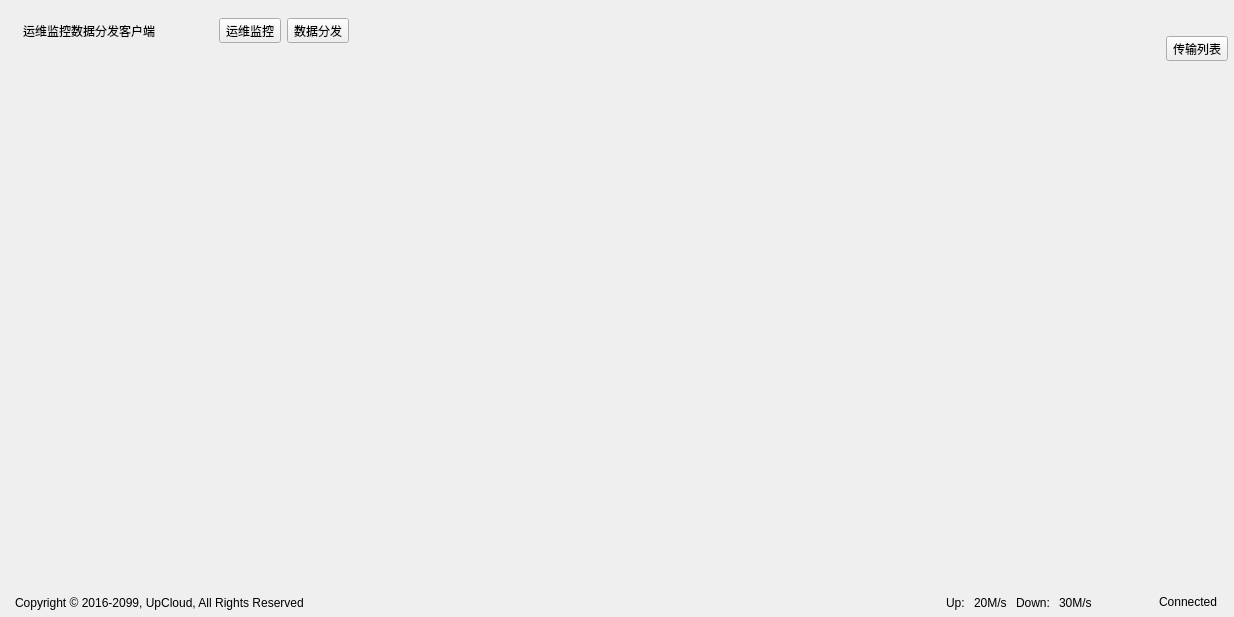
<?xml version="1.0" encoding="UTF-8"?>
<ui version="4.0">
 <class>RemoteUIFrameWork</class>
 <widget class="QDialog" name="RemoteUIFrameWork">
  <property name="geometry">
   <rect>
    <x>0</x>
    <y>0</y>
    <width>1234</width>
    <height>617</height>
   </rect>
  </property>
  <property name="windowTitle">
   <string>运维监控数据分发客户端</string>
  </property>
  <layout class="QVBoxLayout" name="verticalLayout_2">
   <property name="spacing">
    <number>1</number>
   </property>
   <property name="leftMargin">
    <number>1</number>
   </property>
   <property name="topMargin">
    <number>1</number>
   </property>
   <property name="rightMargin">
    <number>1</number>
   </property>
   <property name="bottomMargin">
    <number>1</number>
   </property>
   <item>
    <widget class="QWidget" name="w_header" native="true">
     <property name="sizePolicy">
      <sizepolicy hsizetype="Preferred" vsizetype="Maximum">
       <horstretch>0</horstretch>
       <verstretch>0</verstretch>
      </sizepolicy>
     </property>
     <property name="styleSheet">
      <string notr="true"/>
     </property>
     <layout class="QHBoxLayout" name="horizontalLayout_5">
      <property name="leftMargin">
       <number>0</number>
      </property>
      <property name="topMargin">
       <number>0</number>
      </property>
      <property name="rightMargin">
       <number>0</number>
      </property>
      <property name="bottomMargin">
       <number>0</number>
      </property>
      <item>
       <layout class="QHBoxLayout" name="horizontalLayout_4">
        <item>
         <widget class="QWidget" name="w_logo" native="true">
          <property name="sizePolicy">
           <sizepolicy hsizetype="Fixed" vsizetype="Preferred">
            <horstretch>0</horstretch>
            <verstretch>0</verstretch>
           </sizepolicy>
          </property>
          <layout class="QHBoxLayout" name="horizontalLayout">
           <item>
            <widget class="QLabel" name="label_logo">
             <property name="sizePolicy">
              <sizepolicy hsizetype="Maximum" vsizetype="Maximum">
               <horstretch>0</horstretch>
               <verstretch>0</verstretch>
              </sizepolicy>
             </property>
             <property name="text">
              <string/>
             </property>
             <property name="pixmap">
              <pixmap resource="common/core.qrc">:/core/imgs/imgs/logo_64</pixmap>
             </property>
            </widget>
           </item>
           <item>
            <widget class="QLabel" name="label_title">
             <property name="text">
              <string>运维监控数据分发客户端</string>
             </property>
            </widget>
           </item>
           <item>
            <spacer name="horizontalSpacer">
             <property name="orientation">
              <enum>Qt::Horizontal</enum>
             </property>
             <property name="sizeHint" stdset="0">
              <size>
               <width>40</width>
               <height>20</height>
              </size>
             </property>
            </spacer>
           </item>
          </layout>
         </widget>
        </item>
        <item>
         <widget class="QWidget" name="w_module" native="true">
          <layout class="QHBoxLayout" name="horizontalLayout_2">
           <item>
            <widget class="ToolButton" name="clb_ddmi">
             <property name="text">
              <string>运维监控</string>
             </property>
             <property name="autoRepeat">
              <bool>false</bool>
             </property>
             <property name="autoExclusive">
              <bool>false</bool>
             </property>
            </widget>
           </item>
           <item>
            <widget class="ToolButton" name="clb_ommi">
             <property name="text">
              <string>数据分发</string>
             </property>
            </widget>
           </item>
          </layout>
         </widget>
        </item>
        <item>
         <spacer name="horizontalSpacer_2">
          <property name="orientation">
           <enum>Qt::Horizontal</enum>
          </property>
          <property name="sizeHint" stdset="0">
           <size>
            <width>40</width>
            <height>20</height>
           </size>
          </property>
         </spacer>
        </item>
        <item>
         <widget class="QWidget" name="w_window" native="true">
          <property name="sizePolicy">
           <sizepolicy hsizetype="Maximum" vsizetype="Preferred">
            <horstretch>0</horstretch>
            <verstretch>0</verstretch>
           </sizepolicy>
          </property>
          <property name="maximumSize">
           <size>
            <width>160</width>
            <height>16777215</height>
           </size>
          </property>
          <layout class="QVBoxLayout" name="verticalLayout" stretch="0,0,0">
           <property name="spacing">
            <number>0</number>
           </property>
           <property name="leftMargin">
            <number>0</number>
           </property>
           <property name="topMargin">
            <number>0</number>
           </property>
           <property name="rightMargin">
            <number>0</number>
           </property>
           <property name="bottomMargin">
            <number>0</number>
           </property>
           <item>
            <widget class="QWidget" name="w_opera" native="true">
             <property name="sizePolicy">
              <sizepolicy hsizetype="Expanding" vsizetype="Fixed">
               <horstretch>0</horstretch>
               <verstretch>0</verstretch>
              </sizepolicy>
             </property>
             <property name="minimumSize">
              <size>
               <width>0</width>
               <height>25</height>
              </size>
             </property>
             <layout class="QHBoxLayout" name="horizontalLayout_3">
              <property name="spacing">
               <number>0</number>
              </property>
              <property name="topMargin">
               <number>0</number>
              </property>
              <property name="rightMargin">
               <number>0</number>
              </property>
              <property name="bottomMargin">
               <number>3</number>
              </property>
              <item>
               <spacer name="horizontalSpacer_5">
                <property name="orientation">
                 <enum>Qt::Horizontal</enum>
                </property>
                <property name="sizeHint" stdset="0">
                 <size>
                  <width>40</width>
                  <height>20</height>
                 </size>
                </property>
               </spacer>
              </item>
              <item>
               <widget class="QPushButton" name="btn_menu_set">
                <property name="sizePolicy">
                 <sizepolicy hsizetype="Minimum" vsizetype="Expanding">
                  <horstretch>0</horstretch>
                  <verstretch>0</verstretch>
                 </sizepolicy>
                </property>
                <property name="minimumSize">
                 <size>
                  <width>31</width>
                  <height>0</height>
                 </size>
                </property>
                <property name="cursor">
                 <cursorShape>ArrowCursor</cursorShape>
                </property>
                <property name="focusPolicy">
                 <enum>Qt::NoFocus</enum>
                </property>
                <property name="toolTip">
                 <string>Setting</string>
                </property>
                <property name="text">
                 <string/>
                </property>
                <property name="icon">
                 <iconset resource="common/core.qrc">
                  <normaloff>:/core/imgs/imgs/window_set</normaloff>:/core/imgs/imgs/window_set</iconset>
                </property>
                <property name="flat">
                 <bool>true</bool>
                </property>
               </widget>
              </item>
              <item>
               <widget class="QPushButton" name="btn_menu_min">
                <property name="sizePolicy">
                 <sizepolicy hsizetype="Minimum" vsizetype="Expanding">
                  <horstretch>0</horstretch>
                  <verstretch>0</verstretch>
                 </sizepolicy>
                </property>
                <property name="minimumSize">
                 <size>
                  <width>31</width>
                  <height>0</height>
                 </size>
                </property>
                <property name="cursor">
                 <cursorShape>ArrowCursor</cursorShape>
                </property>
                <property name="focusPolicy">
                 <enum>Qt::NoFocus</enum>
                </property>
                <property name="toolTip">
                 <string>Minimize</string>
                </property>
                <property name="text">
                 <string/>
                </property>
                <property name="icon">
                 <iconset resource="common/core.qrc">
                  <normaloff>:/core/imgs/imgs/window_min</normaloff>:/core/imgs/imgs/window_min</iconset>
                </property>
                <property name="flat">
                 <bool>true</bool>
                </property>
               </widget>
              </item>
              <item>
               <widget class="QPushButton" name="btn_menu_max">
                <property name="sizePolicy">
                 <sizepolicy hsizetype="Minimum" vsizetype="Expanding">
                  <horstretch>0</horstretch>
                  <verstretch>0</verstretch>
                 </sizepolicy>
                </property>
                <property name="minimumSize">
                 <size>
                  <width>31</width>
                  <height>0</height>
                 </size>
                </property>
                <property name="cursor">
                 <cursorShape>ArrowCursor</cursorShape>
                </property>
                <property name="focusPolicy">
                 <enum>Qt::NoFocus</enum>
                </property>
                <property name="toolTip">
                 <string>Maximize</string>
                </property>
                <property name="text">
                 <string/>
                </property>
                <property name="icon">
                 <iconset resource="common/core.qrc">
                  <normaloff>:/core/imgs/imgs/window_max</normaloff>:/core/imgs/imgs/window_max</iconset>
                </property>
                <property name="flat">
                 <bool>true</bool>
                </property>
               </widget>
              </item>
              <item>
               <widget class="QPushButton" name="btn_menu_close">
                <property name="sizePolicy">
                 <sizepolicy hsizetype="Minimum" vsizetype="Expanding">
                  <horstretch>0</horstretch>
                  <verstretch>0</verstretch>
                 </sizepolicy>
                </property>
                <property name="minimumSize">
                 <size>
                  <width>31</width>
                  <height>0</height>
                 </size>
                </property>
                <property name="cursor">
                 <cursorShape>ArrowCursor</cursorShape>
                </property>
                <property name="focusPolicy">
                 <enum>Qt::NoFocus</enum>
                </property>
                <property name="toolTip">
                 <string>Close</string>
                </property>
                <property name="text">
                 <string/>
                </property>
                <property name="icon">
                 <iconset resource="common/core.qrc">
                  <normaloff>:/core/imgs/imgs/window_close</normaloff>:/core/imgs/imgs/window_close</iconset>
                </property>
                <property name="flat">
                 <bool>true</bool>
                </property>
               </widget>
              </item>
             </layout>
            </widget>
           </item>
           <item>
            <spacer name="verticalSpacer">
             <property name="orientation">
              <enum>Qt::Vertical</enum>
             </property>
             <property name="sizeType">
              <enum>QSizePolicy::Preferred</enum>
             </property>
             <property name="sizeHint" stdset="0">
              <size>
               <width>20</width>
               <height>10</height>
              </size>
             </property>
            </spacer>
           </item>
           <item>
            <widget class="QWidget" name="w_transfer" native="true">
             <property name="enabled">
              <bool>true</bool>
             </property>
             <property name="sizePolicy">
              <sizepolicy hsizetype="Fixed" vsizetype="Preferred">
               <horstretch>0</horstretch>
               <verstretch>0</verstretch>
              </sizepolicy>
             </property>
             <layout class="QHBoxLayout" name="horizontalLayout_7">
              <property name="spacing">
               <number>2</number>
              </property>
              <property name="leftMargin">
               <number>0</number>
              </property>
              <property name="topMargin">
               <number>0</number>
              </property>
              <property name="rightMargin">
               <number>0</number>
              </property>
              <property name="bottomMargin">
               <number>0</number>
              </property>
              <item>
               <spacer name="horizontalSpacer_3">
                <property name="orientation">
                 <enum>Qt::Horizontal</enum>
                </property>
                <property name="sizeHint" stdset="0">
                 <size>
                  <width>160</width>
                  <height>20</height>
                 </size>
                </property>
               </spacer>
              </item>
              <item>
               <widget class="QToolButton" name="tb_transfer">
                <property name="text">
                 <string>传输列表</string>
                </property>
                <property name="icon">
                 <iconset resource="common/core.qrc">
                  <normaloff>:/core/imgs/imgs/transfer</normaloff>:/core/imgs/imgs/transfer</iconset>
                </property>
                <property name="toolButtonStyle">
                 <enum>Qt::ToolButtonTextBesideIcon</enum>
                </property>
               </widget>
              </item>
              <item>
               <spacer name="horizontalSpacer_4">
                <property name="orientation">
                 <enum>Qt::Horizontal</enum>
                </property>
                <property name="sizeType">
                 <enum>QSizePolicy::Fixed</enum>
                </property>
                <property name="sizeHint" stdset="0">
                 <size>
                  <width>5</width>
                  <height>20</height>
                 </size>
                </property>
               </spacer>
              </item>
             </layout>
            </widget>
           </item>
          </layout>
         </widget>
        </item>
       </layout>
      </item>
     </layout>
    </widget>
   </item>
   <item>
    <spacer name="verticalSpacer_4">
     <property name="orientation">
      <enum>Qt::Vertical</enum>
     </property>
     <property name="sizeType">
      <enum>QSizePolicy::Maximum</enum>
     </property>
     <property name="sizeHint" stdset="0">
      <size>
       <width>20</width>
       <height>1</height>
      </size>
     </property>
    </spacer>
   </item>
   <item>
    <spacer name="verticalSpacer_2">
     <property name="orientation">
      <enum>Qt::Vertical</enum>
     </property>
     <property name="sizeType">
      <enum>QSizePolicy::Maximum</enum>
     </property>
     <property name="sizeHint" stdset="0">
      <size>
       <width>20</width>
       <height>4</height>
      </size>
     </property>
    </spacer>
   </item>
   <item>
    <widget class="QWidget" name="w_content" native="true">
     <layout class="QHBoxLayout" name="horizontalLayout_8">
      <property name="spacing">
       <number>2</number>
      </property>
      <property name="leftMargin">
       <number>0</number>
      </property>
      <property name="topMargin">
       <number>0</number>
      </property>
      <property name="rightMargin">
       <number>0</number>
      </property>
      <property name="bottomMargin">
       <number>0</number>
      </property>
      <item>
       <widget class="QStackedWidget" name="sw_module_content">
        <property name="currentIndex">
         <number>-1</number>
        </property>
       </widget>
      </item>
     </layout>
    </widget>
   </item>
   <item>
    <spacer name="verticalSpacer_3">
     <property name="orientation">
      <enum>Qt::Vertical</enum>
     </property>
     <property name="sizeType">
      <enum>QSizePolicy::Maximum</enum>
     </property>
     <property name="sizeHint" stdset="0">
      <size>
       <width>20</width>
       <height>4</height>
      </size>
     </property>
    </spacer>
   </item>
   <item>
    <widget class="QWidget" name="w_ender" native="true">
     <property name="sizePolicy">
      <sizepolicy hsizetype="Preferred" vsizetype="Minimum">
       <horstretch>0</horstretch>
       <verstretch>0</verstretch>
      </sizepolicy>
     </property>
     <property name="minimumSize">
      <size>
       <width>0</width>
       <height>27</height>
      </size>
     </property>
     <property name="maximumSize">
      <size>
       <width>16777215</width>
       <height>100</height>
      </size>
     </property>
     <layout class="QHBoxLayout" name="horizontalLayout_6">
      <property name="spacing">
       <number>2</number>
      </property>
      <property name="leftMargin">
       <number>14</number>
      </property>
      <property name="topMargin">
       <number>0</number>
      </property>
      <property name="rightMargin">
       <number>0</number>
      </property>
      <property name="bottomMargin">
       <number>0</number>
      </property>
      <item>
       <widget class="QLabel" name="l_copyright">
        <property name="text">
         <string>Copyright © 2016-2099, UpCloud, All Rights Reserved </string>
        </property>
       </widget>
      </item>
      <item>
       <spacer name="horizontalSpacer_6">
        <property name="orientation">
         <enum>Qt::Horizontal</enum>
        </property>
        <property name="sizeHint" stdset="0">
         <size>
          <width>40</width>
          <height>20</height>
         </size>
        </property>
       </spacer>
      </item>
      <item>
       <widget class="QWidget" name="w_net" native="true">
        <layout class="QGridLayout" name="gridLayout">
         <property name="leftMargin">
          <number>0</number>
         </property>
         <property name="topMargin">
          <number>0</number>
         </property>
         <property name="rightMargin">
          <number>0</number>
         </property>
         <property name="bottomMargin">
          <number>0</number>
         </property>
         <property name="horizontalSpacing">
          <number>9</number>
         </property>
         <item row="0" column="2">
          <widget class="QLabel" name="label_4">
           <property name="text">
            <string>Down:</string>
           </property>
          </widget>
         </item>
         <item row="0" column="0">
          <widget class="QLabel" name="label_2">
           <property name="text">
            <string>Up:</string>
           </property>
          </widget>
         </item>
         <item row="0" column="1">
          <widget class="QLabel" name="label_3">
           <property name="text">
            <string>20M/s</string>
           </property>
          </widget>
         </item>
         <item row="0" column="3">
          <widget class="QLabel" name="label_5">
           <property name="text">
            <string>30M/s</string>
           </property>
          </widget>
         </item>
        </layout>
       </widget>
      </item>
      <item>
       <spacer name="horizontalSpacer_7">
        <property name="orientation">
         <enum>Qt::Horizontal</enum>
        </property>
        <property name="sizeType">
         <enum>QSizePolicy::Fixed</enum>
        </property>
        <property name="sizeHint" stdset="0">
         <size>
          <width>60</width>
          <height>20</height>
         </size>
        </property>
       </spacer>
      </item>
      <item>
       <widget class="QLabel" name="l_netstatus">
        <property name="text">
         <string>&lt;html&gt;&lt;head/&gt;&lt;body&gt;&lt;table border=&quot;0&quot; style=&quot; margin-top:0px; margin-bottom:0px; margin-left:0px; margin-right:0px;&quot; cellspacing=&quot;2&quot; cellpadding=&quot;0&quot;&gt;&lt;tr&gt;&lt;td&gt;&lt;p&gt;&lt;img src=&quot;:/core/imgs/imgs/net_light_normal&quot; width=&quot;16&quot; height=&quot;16&quot;/&gt;&lt;/p&gt;&lt;/td&gt;&lt;td&gt;&lt;p&gt;Connected &lt;/p&gt;&lt;/td&gt;&lt;/tr&gt;&lt;/table&gt;&lt;/body&gt;&lt;/html&gt;</string>
        </property>
       </widget>
      </item>
      <item>
       <spacer name="horizontalSpacer_8">
        <property name="orientation">
         <enum>Qt::Horizontal</enum>
        </property>
        <property name="sizeType">
         <enum>QSizePolicy::Fixed</enum>
        </property>
        <property name="sizeHint" stdset="0">
         <size>
          <width>10</width>
          <height>0</height>
         </size>
        </property>
       </spacer>
      </item>
     </layout>
    </widget>
   </item>
  </layout>
 </widget>
 <customwidgets>
  <customwidget>
   <class>ToolButton</class>
   <extends>QToolButton</extends>
   <header>modules/common/toolbutton.h</header>
  </customwidget>
 </customwidgets>
 <resources>
  <include location="common/core.qrc"/>
 </resources>
 <connections/>
</ui>
